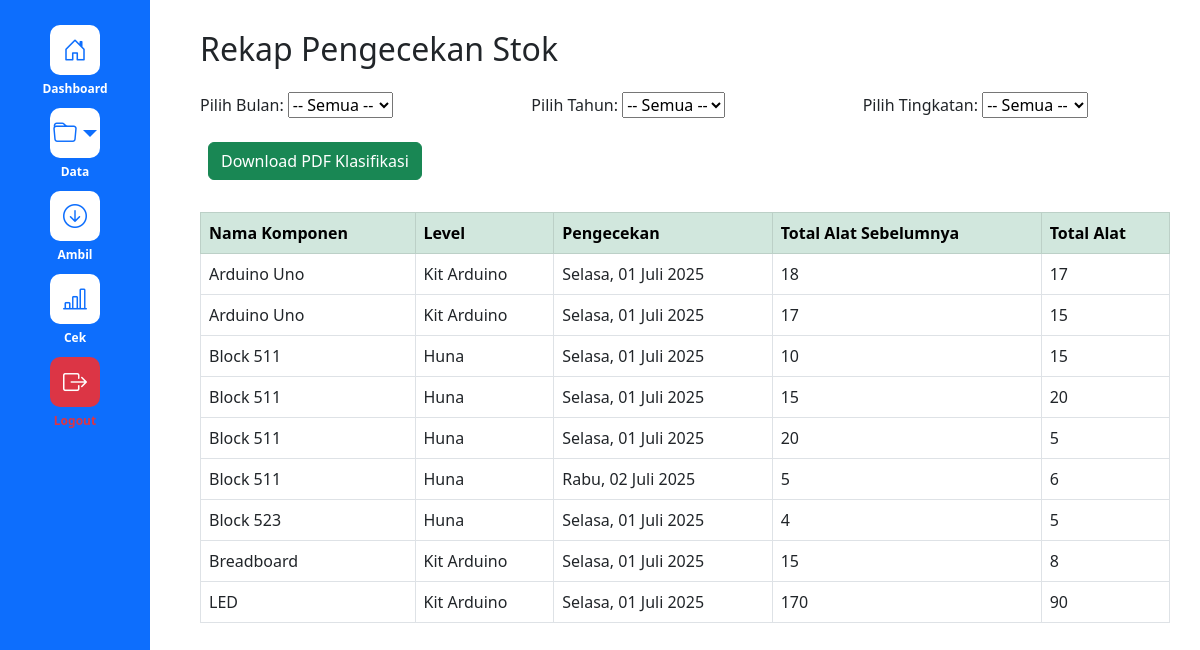
/rekap_pengecekan.php (signed in), run on the app's committed database.
### tables this page shows
CREATE TABLE `stok_opname` (
  `id` int(11) NOT NULL,
  `nama_alato` text NOT NULL,
  `tingkatan_alat` text NOT NULL,
  `jumlah_alat` int(11) NOT NULL,
  `jumlah_alat_sebelumnya` text NOT NULL,
  `jumlah_alat_opname` text NOT NULL,
  `tanggal_pengecekan` date NOT NULL DEFAULT current_timestamp()
);

CREATE TABLE `alat` (
  `id` int(11) NOT NULL,
  `nama_alat` text NOT NULL,
  `tingkatan_alat` text NOT NULL,
  `jumlah_alat` int(11) NOT NULL,
  `tanggal_input` date NOT NULL DEFAULT current_timestamp()
);

### rekap_pengecekan.php (the view, shortened to what this page needs)
<?php
require_once 'config.php';
$user = $_SESSION['user'];
$isAdmin = ($user['username'] === 'admin');
$where = [];
$params = [];
$whereSQL = $where ? 'WHERE ' . implode(' AND ', $where) : '';
$stmt = $pdo->prepare("
    SELECT a.nama_alat, a.tingkatan_alat, DATE(so.tanggal_pengecekan) AS tanggal,
           so.jumlah_alat_opname AS total_opname, jumlah_alat_sebelumnya as jumlah_alat,
           (SELECT so2.jumlah_alat_opname FROM stok_opname so2
            WHERE so2.nama_alato = so.nama_alato
            AND so2.tanggal_pengecekan < so.tanggal_pengecekan
            ORDER BY so2.tanggal_pengecekan DESC
            LIMIT 1) AS jumlah_alat_sebelumnya
    FROM stok_opname so
    JOIN alat a ON so.nama_alato = a.id
    $whereSQL
    ORDER BY a.nama_alat, so.tanggal_pengecekan
");
$stmt->execute($params);
$data = $stmt->fetchAll(PDO::FETCH_ASSOC);
function formatTanggalIndo($tanggal) {
    $formatter = new IntlDateFormatter('id_ID', IntlDateFormatter::FULL, IntlDateFormatter::NONE);
    return $formatter->format(new DateTime($tanggal));
}
?>
<!DOCTYPE html>
<html lang="id">
<head>
    <link href="https://cdn.jsdelivr.net/npm/bootstrap@5.3.0/dist/css/bootstrap.min.css" rel="stylesheet" />
    <link href="https://cdn.jsdelivr.net/npm/bootstrap-icons@1.10.5/font/bootstrap-icons.css" rel="stylesheet" />
</head>
<body>
  <div class="layout">
<div class="sidebar">
  <a href="index.php" class="menu-item">
    <div class="icon-box"><i class="bi bi-house-door"></i></div>
    <div class="menu-text">Dashboard</div>
  </a>
  <div class="menu-item dropdown position-relative">
    <div class="icon-box dropdown-toggle" data-bs-toggle="dropdown" aria-expanded="false" style="cursor: pointer;">
      <i class="bi bi-folder"></i>
    </div>
    <div class="menu-text">Data</div>
  </div>
  <a href="kebutuhan_alat.php" class="menu-item">
    <div class="icon-box"><i class="bi bi-arrow-down-circle"></i></div>
    <div class="menu-text">Ambil</div>
  </a>
  <?php if ($isAdmin): ?>
  <a href="stok_opname.php" class="menu-item">
    <div class="icon-box"><i class="bi bi-bar-chart-line"></i></div>
    <div class="menu-text">Cek</div>
  </a>
  <?php endif; ?>
  <a href="logout.php" class="menu-item">
    <div class="icon-box bg-danger text-white"><i class="bi bi-box-arrow-right"></i></div>
    <div class="menu-text text-danger fw-bold">Logout</div>
  </a>
</div>
    <div class="main-content">
        <h2 class="mb-4">Rekap Pengecekan Stok</h2>
        <div class="row mb-3">
            <div class="col-md-4">
                <label for="bulan">Pilih Bulan:</label>
                <select name="bulan" id="bulan" onchange="filterData()">
                    <option value="">-- Semua --</option>
                </select>
            </div>
            <div class="col-md-4">
                <label for="tahun">Pilih Tahun:</label>
                <select name="tahun" id="tahun" onchange="filterData()">
                    <option value="">-- Semua --</option>
                </select>
            </div>
            <div class="col-md-4">
                <label for="tingkatan">Pilih Tingkatan:</label>
                <select name="tingkatan" id="tingkatan" onchange="filterData()">
                    <option value="">-- Semua --</option>
                </select>
            </div>
        </div>
        <button onclick="downloadFilteredPDF()" class="btn btn-success m-2">Download PDF Klasifikasi</button>
        <div class="table-responsive mt-4">
            <table class="table table-bordered">
                <thead class="table-success">
                    <tr>
                        <th>Nama Komponen</th>
                        <th>Level</th>
                        <th>Pengecekan</th>
                        <th>Total Alat Sebelumnya</th>
                        <th>Total Alat</th>
                    </tr>
                </thead>
                <tbody id="dataTableBody">
                    <?php if (!$data): ?>
                        <tr><td colspan="5" class="text-center">Tidak ada data</td></tr>
                    <?php else: foreach ($data as $record): ?>
                        <tr data-tingkatan="<?= htmlspecialchars($record['tingkatan_alat']) ?>" data-tanggal="<?= htmlspecialchars($record['tanggal']) ?>">
                            <td><?= htmlspecialchars($record['nama_alat']) ?></td>
                            <td><?= htmlspecialchars($record['tingkatan_alat']) ?></td>
                            <td><?= formatTanggalIndo($record['tanggal']) ?></td>
                            <td><?= htmlspecialchars($record['jumlah_alat']) ?></td>
                            <td><?= htmlspecialchars($record['total_opname']) ?></td>
                        </tr>
                    <?php endforeach; endif; ?>
                </tbody>
            </table>
        </div>
    </div>
</div>
</body>
</html>

### rekap_pengecekan.php (style rules this page uses)
.layout { display: flex; min-height: 100vh; flex-direction: row; }
.sidebar { width: 150px; background-color: #0d6efd; color: white; padding: 20px 0; flex-shrink: 0; display: flex; flex-direction: column; align-items: center; position: fixed; top: 0; left: 0; height: 100vh; overflow: hidden; transition: transform 0.3s ease; }
.menu-item { text-align: center; margin: 5px 0; color: white; text-decoration: none; }
.icon-box { width: 50px; height: 50px; background-color: white; color: #0d6efd; border-radius: 10px; display: flex; align-items: center; justify-content: center; font-size: 1.5rem; margin: 0 auto 5px; transition: all 0.3s ease; }
.menu-text { font-size: 0.75rem; font-weight: 600; color: white; }
.main-content { flex-grow: 1; padding: 30px; margin-left: 170px; }

### data on the page
stok_opname: alat.nama_alat "Arduino Uno", alat.tingkatan_alat "Kit Arduino", tanggal "Selasa, 01 Juli 2025", jumlah_alat_sebelumnya "18", jumlah_alat_opname "17"
stok_opname: alat.nama_alat "Arduino Uno", alat.tingkatan_alat "Kit Arduino", tanggal "Selasa, 01 Juli 2025", jumlah_alat_sebelumnya "17", jumlah_alat_opname "15"
stok_opname: alat.nama_alat "Block 511", alat.tingkatan_alat "Huna", tanggal "Selasa, 01 Juli 2025", jumlah_alat_sebelumnya "10", jumlah_alat_opname "15"
stok_opname: alat.nama_alat "Block 511", alat.tingkatan_alat "Huna", tanggal "Selasa, 01 Juli 2025", jumlah_alat_sebelumnya "15", jumlah_alat_opname "20"
stok_opname: alat.nama_alat "Block 511", alat.tingkatan_alat "Huna", tanggal "Selasa, 01 Juli 2025", jumlah_alat_sebelumnya "20", jumlah_alat_opname "5"
stok_opname: alat.nama_alat "Block 511", alat.tingkatan_alat "Huna", tanggal "Rabu, 02 Juli 2025", jumlah_alat_sebelumnya "5", jumlah_alat_opname "6"
stok_opname: alat.nama_alat "Block 523", alat.tingkatan_alat "Huna", tanggal "Selasa, 01 Juli 2025", jumlah_alat_sebelumnya "4", jumlah_alat_opname "5"
stok_opname: alat.nama_alat "Breadboard", alat.tingkatan_alat "Kit Arduino", tanggal "Selasa, 01 Juli 2025", jumlah_alat_sebelumnya "15", jumlah_alat_opname "8"
stok_opname: alat.nama_alat "LED", alat.tingkatan_alat "Kit Arduino", tanggal "Selasa, 01 Juli 2025", jumlah_alat_sebelumnya "170", jumlah_alat_opname "90"
